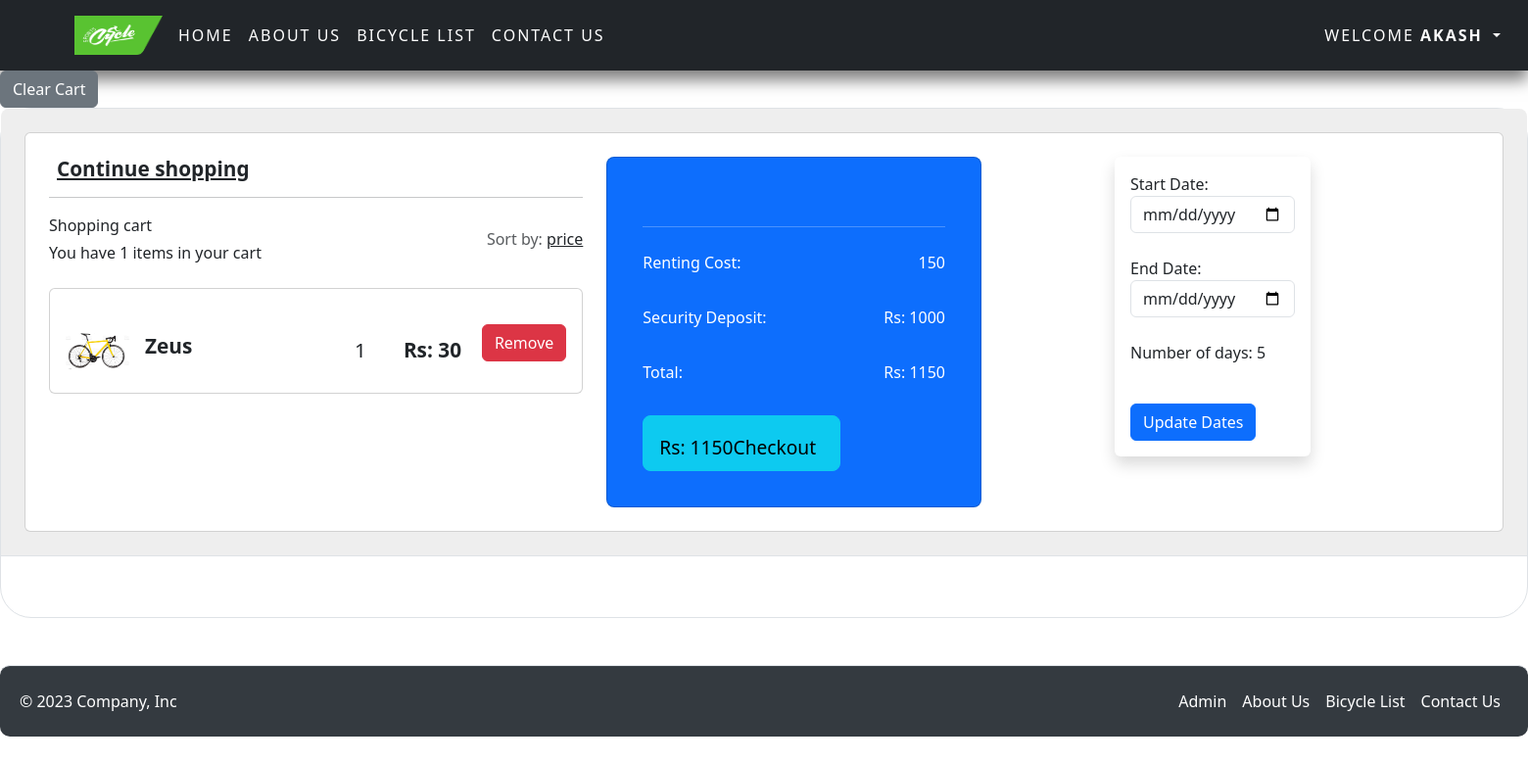
/cart/ (signed in), run on an earlier commit of the app's database.
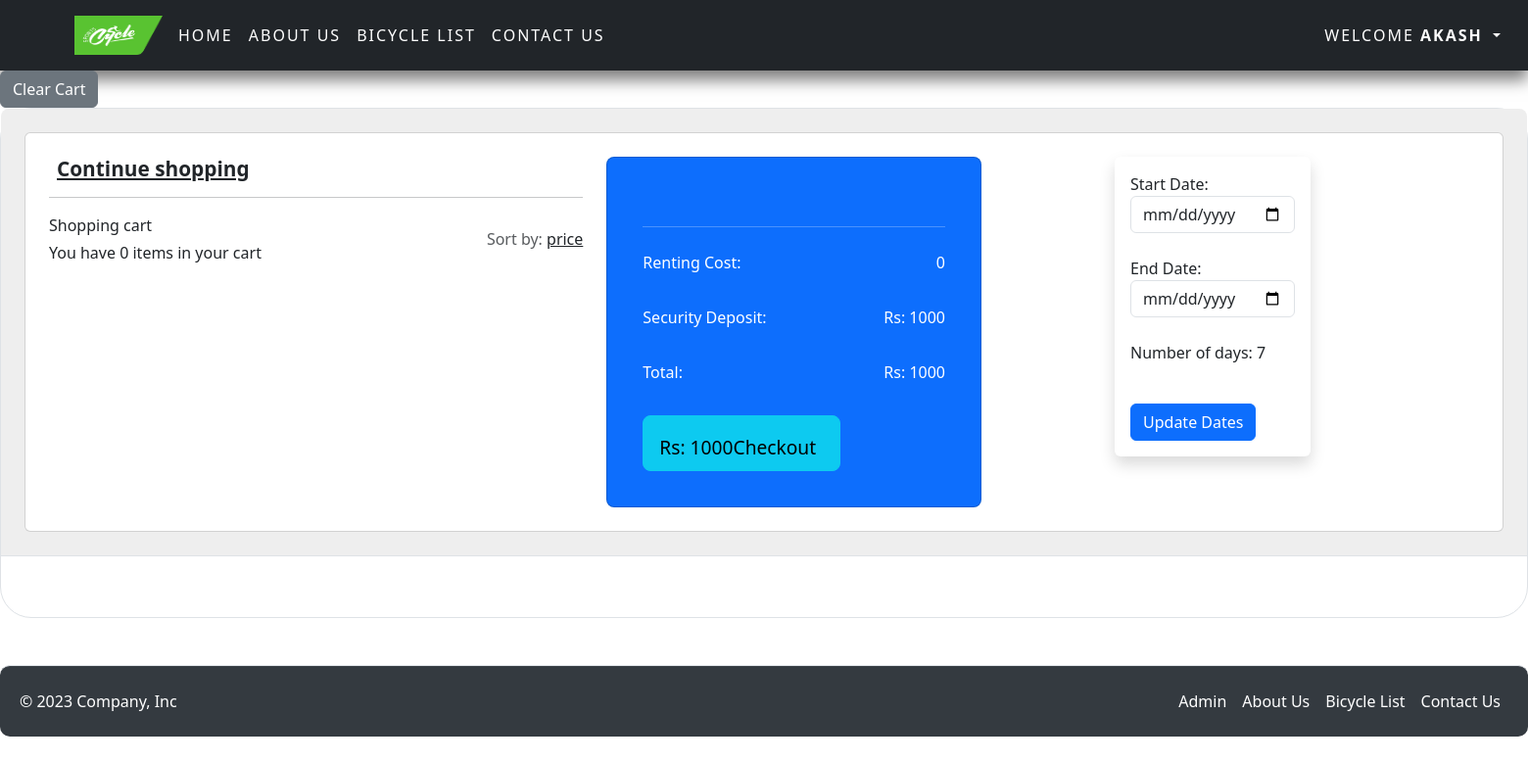
And on a later commit of the database.
### app1/models.py (models this page shows, shortened)
class CartItem(models.Model):
    cart = models.ForeignKey(Cart, on_delete=models.CASCADE)
    product = models.ForeignKey(Product, on_delete=models.CASCADE)
    quantity = models.PositiveIntegerField(default=1)
    price = models.DecimalField(max_digits=10, decimal_places=2, default=0)
    image = models.ImageField(upload_to='images/', null=True, blank=True)

class Product(models.Model):
    product_id = models.AutoField(primary_key=True)
    slug = models.SlugField(unique=True, null=True, blank=True)
    product_name = models.CharField(max_length=50)
    product_price = models.IntegerField()
    product_quantity = models.IntegerField()
    image = models.ImageField(upload_to="media")

### app1/views.py (the view)
# urls.py: path('cart/', views.cart, name='cart'),
@login_required(login_url='/accounts/login/')
def cart(request):
    try:
        cart = Cart.objects.get(user=request.user, is_paid=False)
    except Cart.DoesNotExist:
        cart = Cart.objects.create(user=request.user, is_paid=False)
    cart_items = cart.cartitem_set.all()
    if request.method == 'POST':
        start_date_str = request.POST.get('start_date')
        end_date_str = request.POST.get('end_date')
        start_date = datetime.strptime(start_date_str, '%Y-%m-%d').date()
        end_date = datetime.strptime(end_date_str, '%Y-%m-%d').date()
        num_days = (end_date - start_date).days
        cart.start_date = start_date
        cart.end_date = end_date
        cart.num_days = num_days
        cart.save()
    else:
        num_days = cart.num_days or 7  # default to 7 if num_days is not set
        today = datetime.today().date()
        start_date = today + timedelta(days=num_days)
        end_date = start_date + timedelta(days=7)
        cart.save()
    total_price = sum(item.product.product_price *
                      item.quantity for item in cart_items) * num_days
    total_price_security = total_price + 1000
    cart.price_paid = total_price_security
    cart.save()
    razor_amount = int(total_price_security) * 100
    context = {
        'items': cart_items,
        'total_price_security': total_price_security,
        'total_price': total_price,
        'razor_amount': razor_amount,
        'num_days': num_days,
    }
    return render(request, 'cart.html', context)

### templates/cart.html (shortened to what the changed rows need)
{% extends 'base.html' %} {% load static %} {% block content %}
<section class="pb-4">
  <div class="bg-white border rounded-5">
    <section
      class="w-100 p-4"
      style="background-color: #eee; border-radius: 0.5rem 0.5rem 0 0"
    >
      <div class="row">
        <div class="col">
          <div class="card">
            <div class="card-body p-4">
              <div class="row">
                <div class="col-lg-7">
                  <div
                    class="d-flex justify-content-between align-items-center mb-4"
                  >
                    <div>
                      <p class="mb-1">Shopping cart</p>
                      <p class="mb-0">
                        You have {{ items.count }} items in your cart
                      </p>
                    </div>
                  </div>
                  {% for item in items %}
                  <div class="card mb-3">
                    <div class="card-body">
                      <div class="d-flex justify-content-between">
                        <div class="d-flex flex-row align-items-center">
                          {% if item.image %}
                          <div>
                            <img
                              src="{{ item.image.url }}"
                              class="img-fluid rounded-3"
                              alt="{{ item.product.product_name }}"
                              style="width: 65px"
                            />
                          </div>
                          {% else %}
                          <p>Your cart is empty</p>
                          {% endif %}
                          <div class="ms-3">
                            <h5>{{ item.product.product_name }}</h5>
                          </div>
                        </div>
                        <div class="d-flex flex-row align-items-center">
                          <div style="width: 50px">
                            <h5 class="fw-normal mb-0">{{ item.quantity }}</h5>
                          </div>
                          <div style="width: 80px">
                            <h5 class="mb-0">
                              Rs: {{ item.product.product_price }}
                            </h5>
                          </div>
                          <form
                            action="{% url 'delete_from_cart' item.id %}"
                            method="POST"
                          >
                            <button type="submit" class="btn btn-danger">
                               Remove
                            </button>
                          </form>
                        </div>
                      </div>
                    </div>
                  </div>
                  {% endfor %}
                </div>
                <div
                  class="float-right mt-4"
                  style="position: absolute; top: 0; right: -1100"
                >
                  <form method="post" action="{% url 'cart' %}">
                    <div
                      class="form-group shadow p-3 mb-5 bg-white rounded animated fadeIn"
                      style="max-width: 200px"
                    >
                      <label for="start_date">Start Date:</label>
                      <input
                        type="date"
                        class="form-control"
                        id="start_date"
                        name="start_date"
                        value="{{ cart.start_date|default_if_none:'' }}"
                        required
                      />
                      <br />
                      <label for="end_date">End Date:</label>
                      <input
                        type="date"
                        class="form-control"
                        id="end_date"
                        name="end_date"
                        value="{{ cart.end_date|default_if_none:'' }}"
                        required
                      />
                      <br />
                      <p>Number of days: {{ num_days }}</p>
                      <br />
                      <button type="submit" class="btn btn-primary">
                        Update Dates
                      </button>
                    </div>
                  </form>
                </div>
                <div class="col-lg-5">
                  <div class="card bg-primary text-white rounded-3">
                    <div class="card-body">
                      <div class="d-flex justify-content-between mb-4">
                        <p class="mb-2">Renting Cost:</p>
                        <p class="mb-2">{{ total_price }}</p>
                      </div>
                      <div class="d-flex justify-content-between mb-4">
                        <p class="mb-2">Total:</p>
                        <p class="mb-2">Rs: {{ total_price_security}}</p>
                      </div>
                      <button
                        type="button"
                        class="btn btn-info btn-block btn-lg"
                        id="rzp-button1"
                      >
                        <div class="d-flex justify-content-between">
                          <span>Rs: {{ total_price_security}} </span>
                          <span>
                            Checkout
                          </span>
                        </div>
                      </button>
                    </div>
                  </div>
                </div>
              </div>
            </div>
          </div>
        </div>
      </div>
    </section>
  </div>
</section>
{% endblock %}

What changed in the data, as far as the page shows it:
removed CartItem: image (picture), product.product_name "Zeus", quantity "1", product.product_price "30"
Also different on the page:
{{ items.count }}: "1" → "0"
{{ num_days }}: "5" → "7"
{{ total_price }}: "150" → "0"
{{ total_price_security }}: "1150" → "1000"
